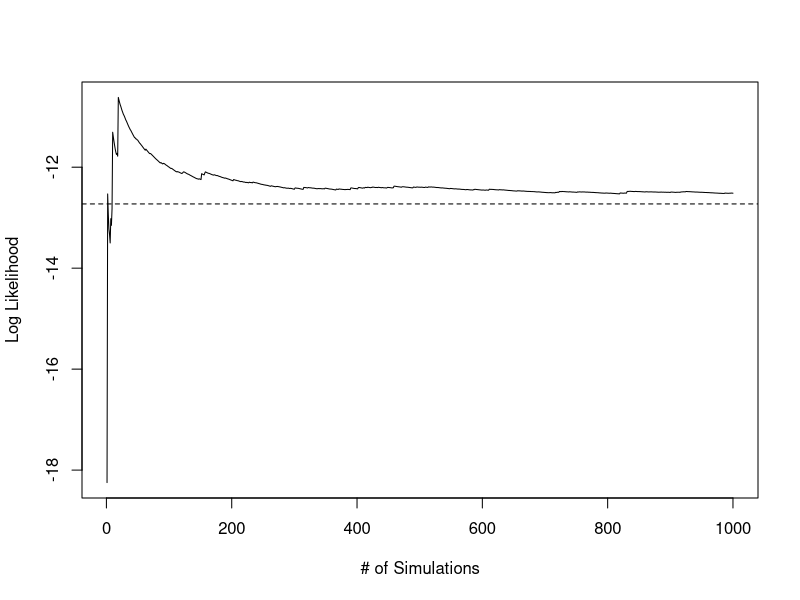
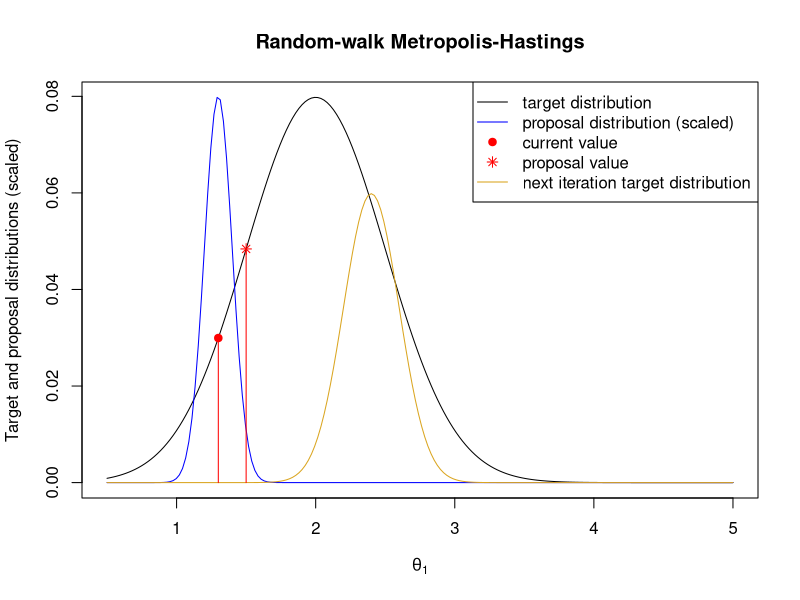

Write R code to recreate these figures, in order.
## ---- chunk 1
knitr::opts_chunk$set(echo = TRUE)

knitr_opts <- list(
  message = FALSE,
  warning = FALSE,
  collapse = TRUE,
  comment = "#>",
  fig.width = 7,
  dpi = 300,
  out.width = "700px",
  fig.asp = 1 / 1.618,
  cache = FALSE,
  autodep = TRUE,
  cache.comments = TRUE,
  fig.align = "center",
  echo = FALSE,
  results = 'hide'
)
do.call(knitr::opts_chunk$set, knitr_opts)
## ---- chunk 2
## Model equivalent to y ~ 1 + (1|grp) for those familiar with lme4 and glmmTMB syntax.
## Intercept = mu.

n <- 70
x <- rnorm(7, 0, 0.05)
y <- rnorm(n, 3 + rep(x, each = 10), 0.25)
grp <- rep(1:7, each = 10)
nsim <- 1000

loglik_laplace <- function(pars){
  sigma_y <- exp(pars[1])
  sigma_x <- exp(pars[2])
  mu <- pars[3]
  ngrp <- length(unique(grp))
  negll <- function(x) {
    -sum(dnorm(y, mu + x[grp], sigma_y, log = TRUE)) - sum(dnorm(x, 0, sigma_x, log = TRUE))
  }
  grnegll <- function(x){
    gr <- 2*(x-0)/(2*sigma_x^2)
    for( i in 1:ngrp ){
      gr[i] <- gr[i] - 2*sum((y[grp == i] - x[i] - mu))/(2*sigma_y^2)
    }
    gr
  }
  fit <- optim(rep(0,ngrp), negll, grnegll, hessian = TRUE)
  0.5*ngrp*log(2*pi) - 0.5*log(det(fit$hessian)) - fit$value
}

loglik_montecarlo <- function(pars, demo = FALSE){
  sigma_y <- exp(pars[1])
  sigma_x <- exp(pars[2])
  mu <- pars[3]
  lik <- numeric(nsim)
  for(i in 1:nsim){
    xj <- rnorm(7,0,sigma_x)
    # xj <- runif(7, -0.05, 0.05)
    lik[i] <-  exp(sum(dnorm(y, mu + xj[grp], sigma_y, log = TRUE)))
  }
  if(!demo) 
      return(log(sum(lik)/nsim))
  else
      return(lik)
}

## Approximate log likelihood by each method:
pars <- c(log(0.25), log(0.05), 3)
loglik_montecarlo(pars)
loglik_laplace(pars)

## More simulation means for accuracy:
nsim <- 100
loglik_montecarlo(pars)
nsim <- 100000
loglik_montecarlo(pars)

## Plot Monte Carlo error:
nsim <- 1000
lik <- loglik_montecarlo(pars, TRUE)
cumlik <- cumsum(lik)/1:nsim
plot(1:nsim, log(cumlik), type = 'l', xlab = "# of Simulations", ylab = "Log Likelihood")
abline(h=loglik_laplace(pars), lty = 'dashed')
## ---- chunk 3
theta1 <- seq(0.5, 5, length = 200)
targetDist <- 0.1 * dnorm(theta1, 2, 0.5)
current <- 1.3
proposalDist <- dnorm(theta1, current, sd = 0.1)
proposalDisplayScale <- max(proposalDist)/max(targetDist)
proposalDist <- proposalDist / proposalDisplayScale
proposal <- 1.5
nextTargetDist <- 0.03 * dnorm(theta1, 2.4, 0.2)
{
  plot(theta1, targetDist, type = 'l', col = 'black',
       main = "Random-walk Metropolis-Hastings",
       ylab = "Target and proposal distributions (scaled)",
       xlab = expression(theta[1]))
  points(theta1, proposalDist, type = 'l', col = 'blue')
  points(theta1, nextTargetDist, type = 'l', col = 'goldenrod')
  points(current, 0.1 * dnorm(current, 2, 0.5), pch = 19, col = 'red')
  points(proposal, 0.1 * dnorm(proposal, 2, 0.5), pch = 8, col = 'red')
  lines(c(current, current), c(0, 0.1 * dnorm(current, 2, 0.5)), col = 'red')
  lines(c(proposal, proposal), c(0, 0.1 * dnorm(proposal, 2, 0.5)), col = 'red')
  legend("topright", lty = c(1,1,0,0, 1), 
         pch = c(NA, NA, 19, 8, NA), 
         col = c('black','blue','red','red', 'goldenrod'),
         legend = c('target distribution', 'proposal distribution (scaled)', 'current value', 'proposal value', 'next iteration target distribution' ))
}
